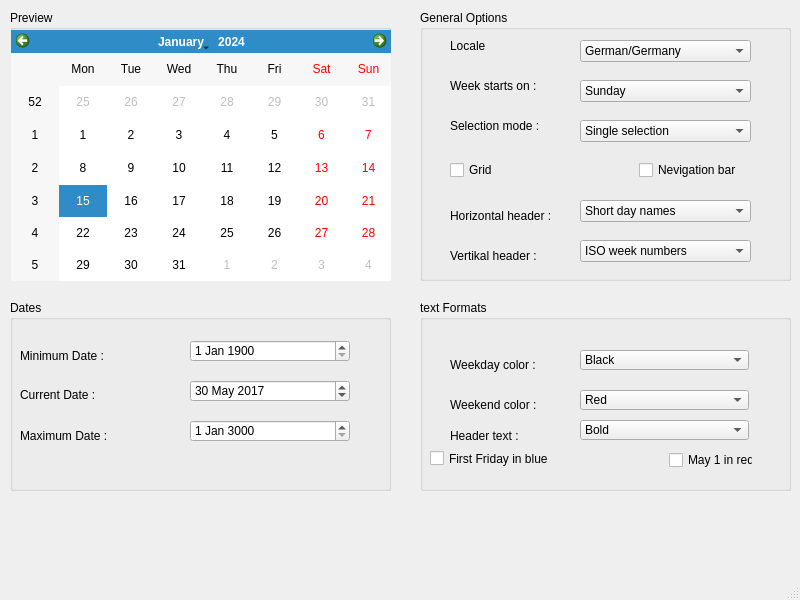
<?xml version="1.0" encoding="UTF-8"?>
<ui version="4.0">
 <class>MainWindow</class>
 <widget class="QMainWindow" name="MainWindow">
  <property name="geometry">
   <rect>
    <x>0</x>
    <y>0</y>
    <width>800</width>
    <height>600</height>
   </rect>
  </property>
  <property name="windowTitle">
   <string>MainWindow</string>
  </property>
  <widget class="QWidget" name="centralwidget">
   <widget class="QWidget" name="gridLayoutWidget">
    <property name="geometry">
     <rect>
      <x>10</x>
      <y>10</y>
      <width>381</width>
      <height>271</height>
     </rect>
    </property>
    <layout class="QGridLayout" name="gridLayout">
     <item row="0" column="0">
      <widget class="QGroupBox" name="groupBox">
       <property name="title">
        <string>Preview</string>
       </property>
       <widget class="QCalendarWidget" name="calendarWidget">
        <property name="geometry">
         <rect>
          <x>1</x>
          <y>20</y>
          <width>381</width>
          <height>251</height>
         </rect>
        </property>
       </widget>
      </widget>
     </item>
    </layout>
   </widget>
   <widget class="QWidget" name="gridLayoutWidget_2">
    <property name="geometry">
     <rect>
      <x>420</x>
      <y>10</y>
      <width>371</width>
      <height>271</height>
     </rect>
    </property>
    <layout class="QGridLayout" name="gridLayout_2">
     <item row="0" column="0">
      <widget class="QGroupBox" name="groupBox_3">
       <property name="title">
        <string>General Options</string>
       </property>
       <widget class="QWidget" name="verticalLayoutWidget_4">
        <property name="geometry">
         <rect>
          <x>30</x>
          <y>20</y>
          <width>101</width>
          <height>31</height>
         </rect>
        </property>
        <layout class="QVBoxLayout" name="verticalLayout_4">
         <item>
          <widget class="QLabel" name="label_4">
           <property name="text">
            <string>Locale</string>
           </property>
          </widget>
         </item>
        </layout>
       </widget>
       <widget class="QWidget" name="verticalLayoutWidget_5">
        <property name="geometry">
         <rect>
          <x>30</x>
          <y>60</y>
          <width>101</width>
          <height>31</height>
         </rect>
        </property>
        <layout class="QVBoxLayout" name="verticalLayout_5">
         <item>
          <widget class="QLabel" name="label_5">
           <property name="text">
            <string>Week starts on :</string>
           </property>
          </widget>
         </item>
        </layout>
       </widget>
       <widget class="QWidget" name="verticalLayoutWidget_6">
        <property name="geometry">
         <rect>
          <x>30</x>
          <y>100</y>
          <width>101</width>
          <height>31</height>
         </rect>
        </property>
        <layout class="QVBoxLayout" name="verticalLayout_6">
         <item>
          <widget class="QLabel" name="label_6">
           <property name="text">
            <string>Selection mode :</string>
           </property>
          </widget>
         </item>
        </layout>
       </widget>
       <widget class="QWidget" name="verticalLayoutWidget_8">
        <property name="geometry">
         <rect>
          <x>160</x>
          <y>30</y>
          <width>171</width>
          <height>22</height>
         </rect>
        </property>
        <layout class="QVBoxLayout" name="verticalLayout_8">
         <item>
          <widget class="QComboBox" name="comboBox">
           <property name="editable">
            <bool>false</bool>
           </property>
           <property name="currentText">
            <string>German/Germany</string>
           </property>
           <item>
            <property name="text">
             <string>German/Germany</string>
            </property>
           </item>
          </widget>
         </item>
        </layout>
       </widget>
       <widget class="QWidget" name="verticalLayoutWidget_9">
        <property name="geometry">
         <rect>
          <x>160</x>
          <y>70</y>
          <width>171</width>
          <height>22</height>
         </rect>
        </property>
        <layout class="QVBoxLayout" name="verticalLayout_9">
         <item>
          <widget class="QComboBox" name="comboBox_2">
           <item>
            <property name="text">
             <string>Sunday</string>
            </property>
           </item>
          </widget>
         </item>
        </layout>
       </widget>
       <widget class="QWidget" name="verticalLayoutWidget_10">
        <property name="geometry">
         <rect>
          <x>160</x>
          <y>110</y>
          <width>171</width>
          <height>22</height>
         </rect>
        </property>
        <layout class="QVBoxLayout" name="verticalLayout_10">
         <item>
          <widget class="QComboBox" name="comboBox_3">
           <item>
            <property name="text">
             <string>Single selection</string>
            </property>
           </item>
          </widget>
         </item>
        </layout>
       </widget>
       <widget class="QWidget" name="verticalLayoutWidget_12">
        <property name="geometry">
         <rect>
          <x>30</x>
          <y>190</y>
          <width>113</width>
          <height>31</height>
         </rect>
        </property>
        <layout class="QVBoxLayout" name="verticalLayout_12">
         <item>
          <widget class="QLabel" name="label_7">
           <property name="text">
            <string>Horizontal header :</string>
           </property>
          </widget>
         </item>
        </layout>
       </widget>
       <widget class="QWidget" name="verticalLayoutWidget_13">
        <property name="geometry">
         <rect>
          <x>30</x>
          <y>230</y>
          <width>101</width>
          <height>31</height>
         </rect>
        </property>
        <layout class="QVBoxLayout" name="verticalLayout_13">
         <item>
          <widget class="QLabel" name="label_8">
           <property name="text">
            <string>Vertikal header :</string>
           </property>
          </widget>
         </item>
        </layout>
       </widget>
       <widget class="QWidget" name="verticalLayoutWidget_14">
        <property name="geometry">
         <rect>
          <x>160</x>
          <y>190</y>
          <width>171</width>
          <height>22</height>
         </rect>
        </property>
        <layout class="QVBoxLayout" name="verticalLayout_14">
         <item>
          <widget class="QComboBox" name="comboBox_4">
           <item>
            <property name="text">
             <string>Short day names</string>
            </property>
           </item>
          </widget>
         </item>
        </layout>
       </widget>
       <widget class="QWidget" name="verticalLayoutWidget_15">
        <property name="geometry">
         <rect>
          <x>160</x>
          <y>230</y>
          <width>171</width>
          <height>22</height>
         </rect>
        </property>
        <layout class="QVBoxLayout" name="verticalLayout_15">
         <item>
          <widget class="QComboBox" name="comboBox_5">
           <item>
            <property name="text">
             <string>ISO week numbers</string>
            </property>
           </item>
          </widget>
         </item>
        </layout>
       </widget>
       <widget class="QWidget" name="verticalLayoutWidget_7">
        <property name="geometry">
         <rect>
          <x>30</x>
          <y>150</y>
          <width>91</width>
          <height>21</height>
         </rect>
        </property>
        <layout class="QVBoxLayout" name="verticalLayout_7">
         <item>
          <widget class="QCheckBox" name="Grid">
           <property name="text">
            <string>Grid </string>
           </property>
          </widget>
         </item>
        </layout>
       </widget>
       <widget class="QWidget" name="verticalLayoutWidget_11">
        <property name="geometry">
         <rect>
          <x>219</x>
          <y>150</y>
          <width>101</width>
          <height>21</height>
         </rect>
        </property>
        <layout class="QVBoxLayout" name="verticalLayout_11">
         <item>
          <widget class="QCheckBox" name="checkBox">
           <property name="text">
            <string>Nevigation bar</string>
           </property>
          </widget>
         </item>
        </layout>
       </widget>
      </widget>
     </item>
    </layout>
   </widget>
   <widget class="QWidget" name="gridLayoutWidget_3">
    <property name="geometry">
     <rect>
      <x>10</x>
      <y>300</y>
      <width>381</width>
      <height>191</height>
     </rect>
    </property>
    <layout class="QGridLayout" name="gridLayout_3">
     <item row="0" column="0">
      <widget class="QGroupBox" name="groupBox_2">
       <property name="title">
        <string>Dates</string>
       </property>
       <widget class="QWidget" name="verticalLayoutWidget">
        <property name="geometry">
         <rect>
          <x>10</x>
          <y>40</y>
          <width>121</width>
          <height>31</height>
         </rect>
        </property>
        <layout class="QVBoxLayout" name="verticalLayout">
         <item>
          <widget class="QLabel" name="label">
           <property name="text">
            <string>Minimum Date :</string>
           </property>
          </widget>
         </item>
        </layout>
       </widget>
       <widget class="QWidget" name="verticalLayoutWidget_3">
        <property name="geometry">
         <rect>
          <x>10</x>
          <y>120</y>
          <width>121</width>
          <height>31</height>
         </rect>
        </property>
        <layout class="QVBoxLayout" name="verticalLayout_3">
         <item>
          <widget class="QLabel" name="label_3">
           <property name="text">
            <string>Maximum Date :</string>
           </property>
          </widget>
         </item>
        </layout>
       </widget>
       <widget class="QWidget" name="verticalLayoutWidget_2">
        <property name="geometry">
         <rect>
          <x>10</x>
          <y>80</y>
          <width>119</width>
          <height>29</height>
         </rect>
        </property>
        <layout class="QVBoxLayout" name="verticalLayout_2">
         <item>
          <widget class="QLabel" name="label_2">
           <property name="text">
            <string>Current Date :</string>
           </property>
          </widget>
         </item>
        </layout>
       </widget>
       <widget class="QWidget" name="verticalLayoutWidget_23">
        <property name="geometry">
         <rect>
          <x>180</x>
          <y>40</y>
          <width>160</width>
          <height>22</height>
         </rect>
        </property>
        <layout class="QVBoxLayout" name="verticalLayout_23">
         <item>
          <widget class="QDateEdit" name="dateEdit">
           <property name="date">
            <date>
             <year>1900</year>
             <month>1</month>
             <day>1</day>
            </date>
           </property>
          </widget>
         </item>
        </layout>
       </widget>
       <widget class="QWidget" name="verticalLayoutWidget_24">
        <property name="geometry">
         <rect>
          <x>180</x>
          <y>80</y>
          <width>160</width>
          <height>22</height>
         </rect>
        </property>
        <layout class="QVBoxLayout" name="verticalLayout_24">
         <item>
          <widget class="QDateEdit" name="dateEdit_2">
           <property name="date">
            <date>
             <year>2017</year>
             <month>5</month>
             <day>30</day>
            </date>
           </property>
          </widget>
         </item>
        </layout>
       </widget>
       <widget class="QWidget" name="verticalLayoutWidget_25">
        <property name="geometry">
         <rect>
          <x>180</x>
          <y>120</y>
          <width>160</width>
          <height>22</height>
         </rect>
        </property>
        <layout class="QVBoxLayout" name="verticalLayout_25">
         <item>
          <widget class="QDateEdit" name="dateEdit_3">
           <property name="date">
            <date>
             <year>3000</year>
             <month>1</month>
             <day>1</day>
            </date>
           </property>
          </widget>
         </item>
        </layout>
       </widget>
      </widget>
     </item>
    </layout>
   </widget>
   <widget class="QWidget" name="gridLayoutWidget_4">
    <property name="geometry">
     <rect>
      <x>420</x>
      <y>300</y>
      <width>371</width>
      <height>191</height>
     </rect>
    </property>
    <layout class="QGridLayout" name="gridLayout_4">
     <item row="1" column="0">
      <widget class="QGroupBox" name="groupBox_4">
       <property name="title">
        <string>text Formats</string>
       </property>
       <widget class="QWidget" name="verticalLayoutWidget_16">
        <property name="geometry">
         <rect>
          <x>30</x>
          <y>50</y>
          <width>101</width>
          <height>31</height>
         </rect>
        </property>
        <layout class="QVBoxLayout" name="verticalLayout_16"/>
       </widget>
       <widget class="QWidget" name="verticalLayoutWidget_17">
        <property name="geometry">
         <rect>
          <x>30</x>
          <y>90</y>
          <width>101</width>
          <height>31</height>
         </rect>
        </property>
        <layout class="QVBoxLayout" name="verticalLayout_17"/>
       </widget>
       <widget class="QWidget" name="verticalLayoutWidget_18">
        <property name="geometry">
         <rect>
          <x>30</x>
          <y>120</y>
          <width>101</width>
          <height>31</height>
         </rect>
        </property>
        <layout class="QVBoxLayout" name="verticalLayout_18">
         <item>
          <widget class="QLabel" name="label_11">
           <property name="text">
            <string>Header text :</string>
           </property>
          </widget>
         </item>
        </layout>
       </widget>
       <widget class="QWidget" name="verticalLayoutWidget_20">
        <property name="geometry">
         <rect>
          <x>160</x>
          <y>50</y>
          <width>171</width>
          <height>22</height>
         </rect>
        </property>
        <layout class="QVBoxLayout" name="verticalLayout_20"/>
       </widget>
       <widget class="QWidget" name="verticalLayoutWidget_21">
        <property name="geometry">
         <rect>
          <x>160</x>
          <y>90</y>
          <width>171</width>
          <height>22</height>
         </rect>
        </property>
        <layout class="QVBoxLayout" name="verticalLayout_21"/>
       </widget>
       <widget class="QWidget" name="verticalLayoutWidget_22">
        <property name="geometry">
         <rect>
          <x>160</x>
          <y>120</y>
          <width>171</width>
          <height>22</height>
         </rect>
        </property>
        <layout class="QVBoxLayout" name="verticalLayout_22"/>
       </widget>
       <widget class="QWidget" name="verticalLayoutWidget_26">
        <property name="geometry">
         <rect>
          <x>249</x>
          <y>150</y>
          <width>84</width>
          <height>21</height>
         </rect>
        </property>
        <layout class="QVBoxLayout" name="verticalLayout_26">
         <item>
          <widget class="QCheckBox" name="checkBox_3">
           <property name="text">
            <string>May 1 in red</string>
           </property>
          </widget>
         </item>
        </layout>
       </widget>
       <widget class="QCheckBox" name="checkBox_2">
        <property name="geometry">
         <rect>
          <x>10</x>
          <y>150</y>
          <width>149</width>
          <height>17</height>
         </rect>
        </property>
        <property name="text">
         <string>First Friday in blue</string>
        </property>
       </widget>
       <widget class="QComboBox" name="comboBox_8">
        <property name="geometry">
         <rect>
          <x>160</x>
          <y>120</y>
          <width>169</width>
          <height>20</height>
         </rect>
        </property>
        <item>
         <property name="text">
          <string>Bold</string>
         </property>
        </item>
       </widget>
       <widget class="QComboBox" name="comboBox_7">
        <property name="geometry">
         <rect>
          <x>160</x>
          <y>90</y>
          <width>169</width>
          <height>20</height>
         </rect>
        </property>
        <item>
         <property name="text">
          <string>Red</string>
         </property>
        </item>
       </widget>
       <widget class="QComboBox" name="comboBox_6">
        <property name="geometry">
         <rect>
          <x>160</x>
          <y>50</y>
          <width>169</width>
          <height>20</height>
         </rect>
        </property>
        <item>
         <property name="text">
          <string>Black</string>
         </property>
        </item>
       </widget>
       <widget class="QLabel" name="label_10">
        <property name="geometry">
         <rect>
          <x>30</x>
          <y>90</y>
          <width>99</width>
          <height>29</height>
         </rect>
        </property>
        <property name="text">
         <string>Weekend color :</string>
        </property>
       </widget>
       <widget class="QLabel" name="label_9">
        <property name="geometry">
         <rect>
          <x>30</x>
          <y>50</y>
          <width>99</width>
          <height>29</height>
         </rect>
        </property>
        <property name="text">
         <string>Weekday color :</string>
        </property>
       </widget>
      </widget>
     </item>
    </layout>
   </widget>
  </widget>
  <widget class="QMenuBar" name="menubar">
   <property name="geometry">
    <rect>
     <x>0</x>
     <y>0</y>
     <width>800</width>
     <height>21</height>
    </rect>
   </property>
  </widget>
  <widget class="QStatusBar" name="statusbar"/>
 </widget>
 <resources/>
 <connections/>
</ui>
